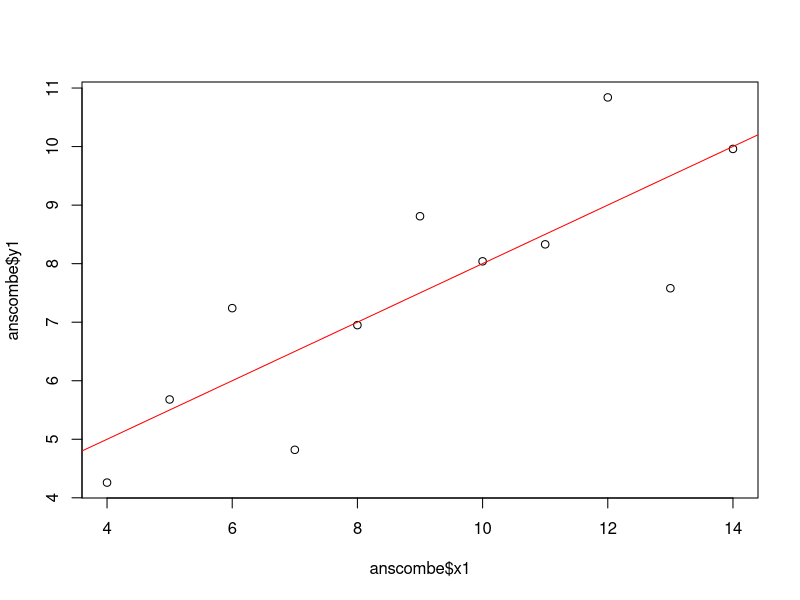
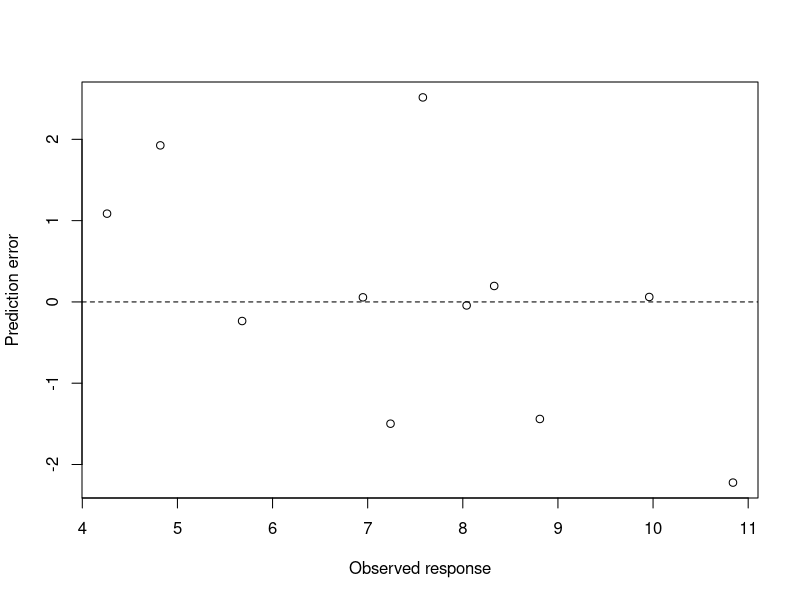
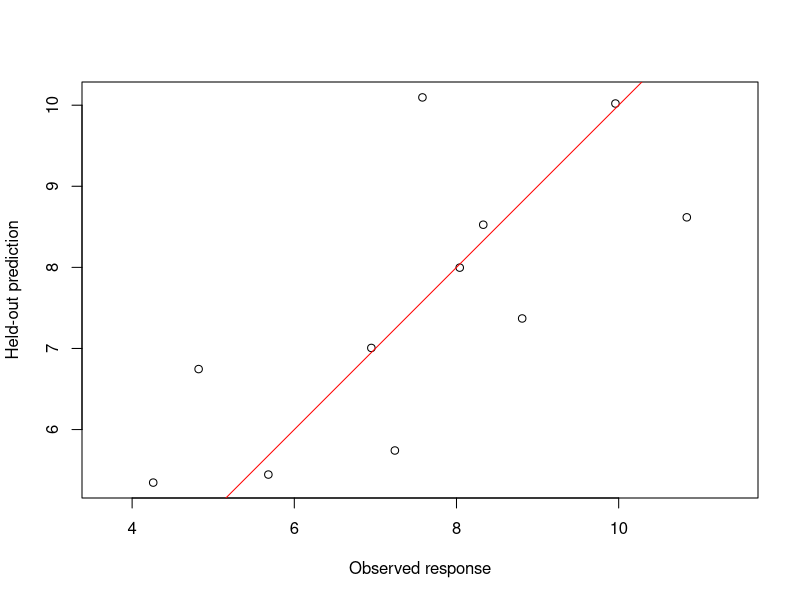
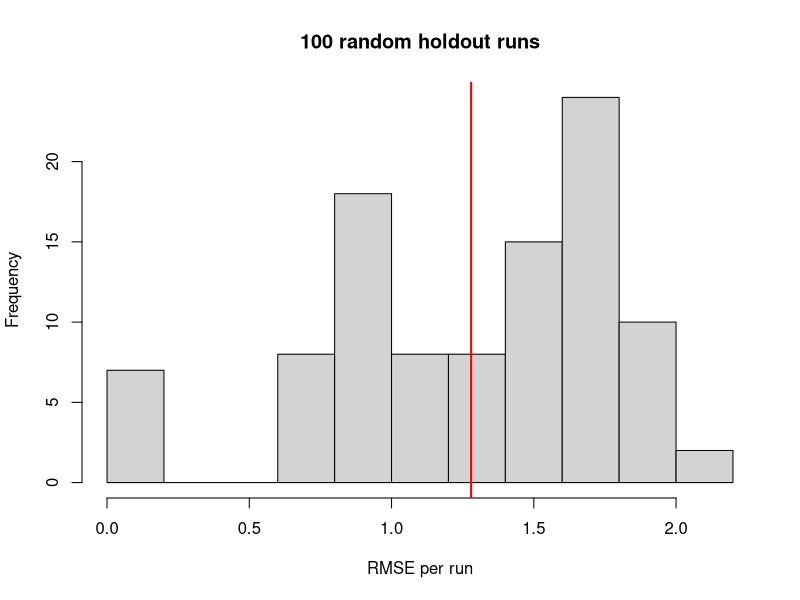

Here is the R script that generated these plots, in order:
## ---- chunk 1
knitr::opts_chunk$set(
  echo = TRUE, warning = TRUE, fig.width = 7, fig.height = 5,
  fig.path = getOption("mpg.unit06.fig.path", "figures/unit06/")
)
## ---- chunk 2
lmod <- lm(y1 ~ x1, data = anscombe)
plot(anscombe$x1, anscombe$y1)
abline(lmod, col = "red")
summary(lmod)$r.squared
## ---- chunk 3
i <- 1
train <- anscombe[-i, ]
test <- anscombe[i, ]
fit <- lm(y1 ~ x1, data = train)
pred <- predict(fit, newdata = test)
data.frame(row_id = i, observed = test$y1, predicted = pred,
           error = pred - test$y1)
## ---- chunk 4
cv <- lapply(seq_len(nrow(anscombe)), function(i) {
  train <- anscombe[-i, ]
  test <- anscombe[i, ]
  fit <- lm(y1 ~ x1, data = train)
  data.frame(row_id = i, pred = predict(fit, newdata = test),
             obsv = test$y1)
})
cv <- do.call(rbind, cv)

plot(cv$obsv, cv$pred - cv$obsv,
     xlab = "Observed response", ylab = "Prediction error")
abline(h = 0, lty = 2)
## ---- chunk 5
error <- cv$pred - cv$obsv
sqrt(mean(error^2))
## ---- chunk 6
plot(cv$obsv, cv$pred, xlab = "Observed response",
     ylab = "Held-out prediction", asp = 1)
abline(0, 1, col = "red")
## ---- chunk 7
RNGkind(sample.kind = "Rejection")
set.seed(6)
n_train <- floor(0.8 * nrow(anscombe))

cv_sample <- lapply(seq_len(100), function(i) {
  train_id <- sample(seq_len(nrow(anscombe)), n_train)
  test_id <- setdiff(seq_len(nrow(anscombe)), train_id)
  fit <- lm(y1 ~ x1, data = anscombe[train_id, ])
  data.frame(run = i, row_id = test_id,
             obsv = anscombe$y1[test_id],
             pred = predict(fit, newdata = anscombe[test_id, ]))
})
cv_sample <- do.call(rbind, cv_sample)
head(cv_sample)
## ---- chunk 8
run_scores <- lapply(split(cv_sample, cv_sample$run), function(x) {
  error <- x$pred - x$obsv
  data.frame(run = x$run[1], n_test = nrow(x),
             RMSE = sqrt(mean(error^2)))
})
run_scores <- do.call(rbind, run_scores)
rownames(run_scores) <- NULL
head(run_scores)

round(c(mean_RMSE = mean(run_scores$RMSE),
        SD_RMSE = sd(run_scores$RMSE)), 3)
## ---- chunk 9
hist(run_scores$RMSE, xlab = "RMSE per run", main = "100 random holdout runs")
abline(v = mean(run_scores$RMSE), col = "red", lwd = 2)
## ---- chunk 10
set.seed(7)
fold_id <- sample(rep(seq_len(4), length.out = nrow(anscombe)))
table(fold_id)

four_fold_predictions <- lapply(seq_len(4), function(k) {
  test_id <- which(fold_id == k)
  fit <- lm(y1 ~ x1, data = anscombe[-test_id, ])
  data.frame(fold = k, row_id = test_id,
             obsv = anscombe$y1[test_id],
             pred = predict(fit, newdata = anscombe[test_id, ]))
})
four_fold_predictions <- do.call(rbind, four_fold_predictions)
## ---- chunk 11
error <- four_fold_predictions$pred - four_fold_predictions$obsv
round(sqrt(mean(error^2)), 3)
